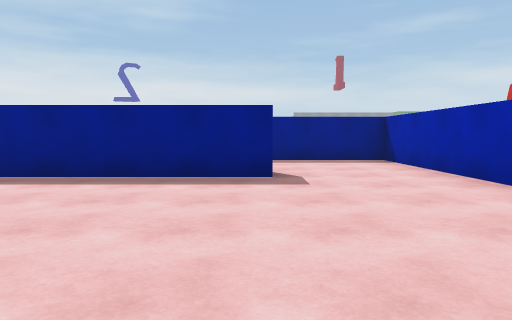
view 1 (above)

12 first-person views from a walk through a 3-D level made in the Unity game engine. The camera is 1.2 m above the floor, tilts 4° down and sees 70° across. The floor is counted in squares, 2 m on a side. Each view is taken from the middle of a square. On the plan, view 1 faces up. The plan holds only what a view shows up to about 10 squares ahead; the rest is blank. The place goes on beyond the plan. The player character is not drawn. Surface patterns are stand-ins for the level's own textures.

view 2
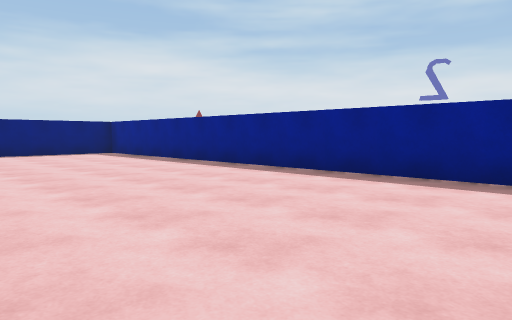

view 3
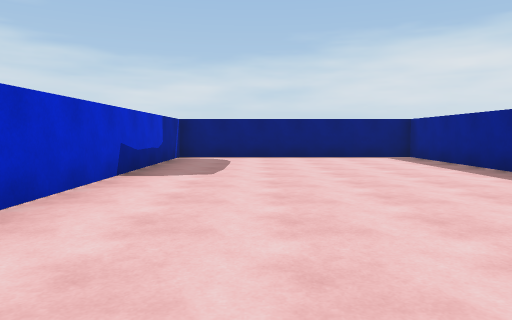

view 4
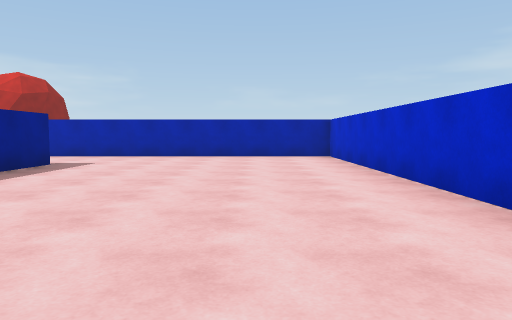

view 5
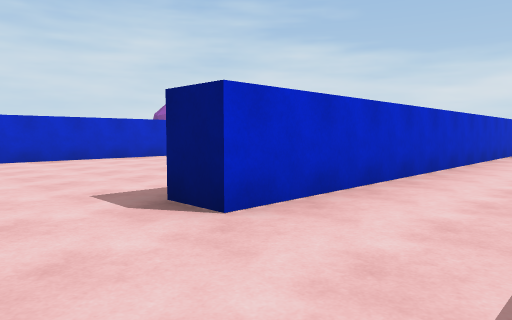

view 6
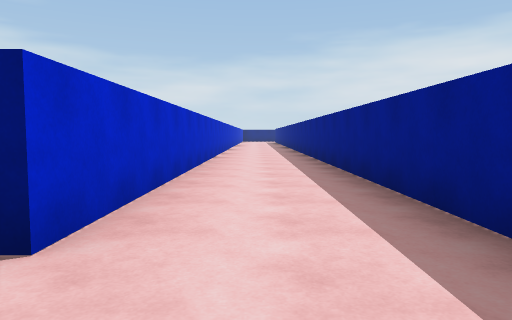

view 7
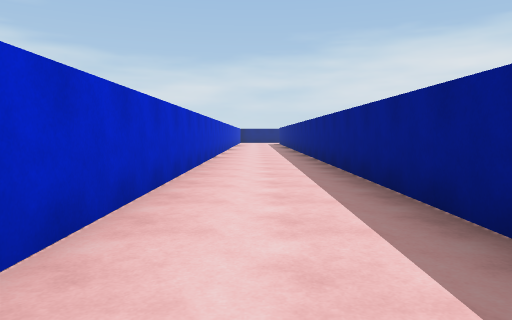

view 8
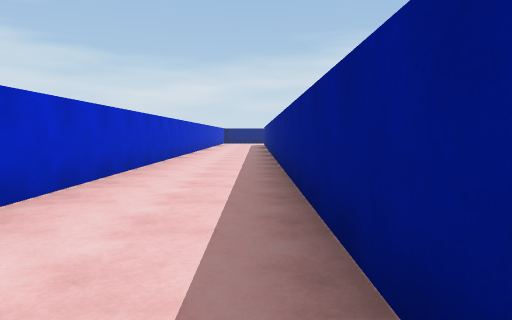

view 9
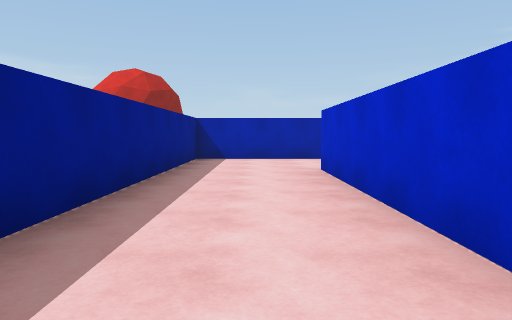

view 10
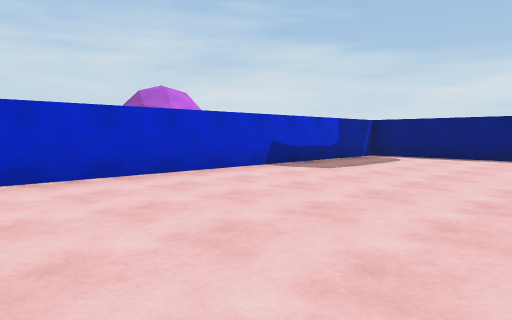

view 11
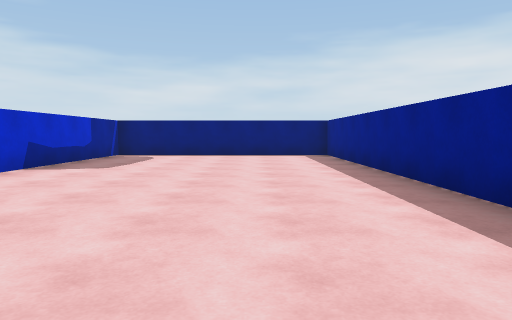

view 12
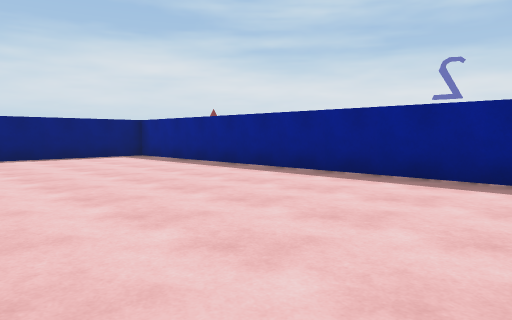

### Floor plan
Points are (right, up) in squares from view 1. A wall is a line through its corners. A room is listed if a view was taken in it or the views show most of it. See-through windows are left out.
Room 1 (views 1, 2, 3, 4, 10, 11, 12)
walls: (0.2, 5.9) (0.2, 5.1) (-11.7, 5.1) (-11.7, -1) (3, -1) (3, 6.5)
ways out: opening at (1.5, 5.5) to room 2
Room 2 (views 5, 6, 7, 8, 9)
walls: (-12.5, 5.9) (0.2, 5.9); (3, 6.5) (3, 8.5) (-12.5, 8.5)
ways out: opening at (1.5, 5.5) to room 1

Positions as (right, up) in squares from view 1, and headings:
1: (0, 0), facing up
2: (0, 0), facing up-left
3: (-2, 1), facing left
4: (-7, 1), facing right
5: (2, 8), facing down-left
6: (2, 7), facing left
7: (-3, 7), facing left
8: (-5, 8), facing left
9: (-6, 7), facing right
10: (-2, 4), facing down-left
11: (-1, 3), facing left
12: (-2, 0), facing up-left
